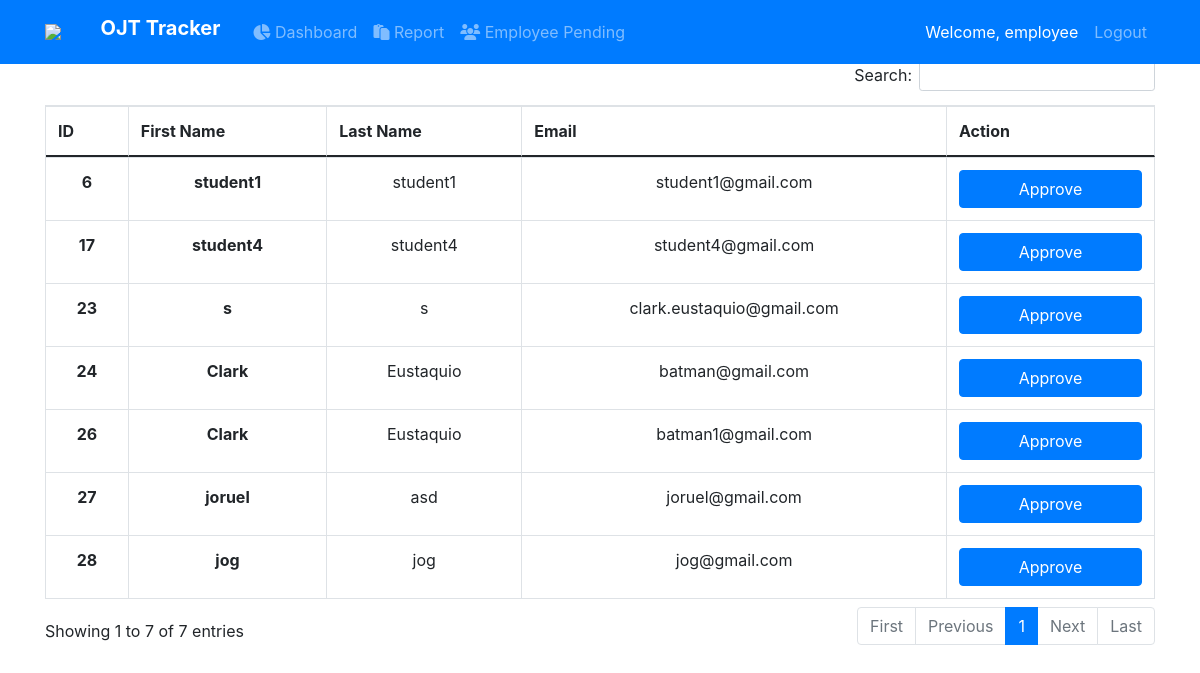
Page /employee-pending/ (signed in) on the committed database.
### accounts/models.py (models this page shows)
class CustomUser(AbstractUser):
    is_student = models.BooleanField(default=False)
    previous_day = models.DateField(null=True, blank=True)
    day_login = models.DateField(null=True, blank=True)
    is_switch = models.BooleanField(default=False)
    is_send = models.BooleanField(default=False)
    school_name = models.CharField(max_length=150, default='New Era')
    section_code = models.CharField(max_length=150, default='None')
    is_employee = models.BooleanField(default=False)
    is_teacher = models.BooleanField(default=False)
    teacher_students = models.ManyToManyField("self", blank=True)
    employee_students = models.ManyToManyField("self", blank=True)
    my_teacher = models.ForeignKey("self", blank=True, null=True, on_delete=models.CASCADE, related_name="student_teacher")
    my_employee = models.ForeignKey("self", blank=True, null=True, on_delete=models.CASCADE, related_name="student_employee")
    pending_employee = models.BooleanField(default=False)
    is_male = models.BooleanField(default=False)
    phone = models.CharField(max_length=20, null=True, blank=True)
    question = models.CharField(max_length=50, null=True, blank=True)
    answer = models.CharField(max_length=250, null=True, blank=True)
    is_student_approve = models.BooleanField(default=False)
    employer_student = models.ManyToManyField("self", blank=True)
    pending_teacher = models.BooleanField(default=False)
    accept_teacher = models.BooleanField(default=False)
    is_confirm_employer = models.BooleanField(default=False)

### blog/views.py (the view)
# urls.py: path('employee-pending/', views.employee_pending, name='employee_pending'),
@login_required
def employee_pending(request):
    if request.user.is_employee:
        if request.method == 'GET':
            username = request.user.username
            user = CustomUser.objects.get(username=username)
            students = user.employer_student.all()
            context = {
                'students': students
            }
            return render(
                request,
                'blog/employee_pending.html',
                context
            )
    else:
        if request.user.is_teacher:
            return redirect('/instructor-home')
        if request.user.is_student:
            return redirect('/home')

### blog/templates/blog/employee_pending.html (shortened to what this page needs)
 {% extends "blog/base.html"%}
{% block content %}
<head>
  <link rel="stylesheet" href="https://cdn.datatables.net/1.10.21/css/dataTables.bootstrap4.min.css">
</head>
<body style="margin-top:5%">
    <table id="student" class="table table-bordered dt-responsive">
        <thead class="text-center">
            <tr>
                <th scope="col">ID</th>
                <th scope="col">First Name</th>
                <th scope="col">Last Name</th>
                <th scope="col">Email</th>
                <th scope="col">Action</th>
            </tr>
        </thead>
        <tbody class="text-center">
            {% for student in students %}
                {% if not student.is_student_approve %}
                    <tr>
                        <th>{{ student.id }}</th>
                        <th>{{ student.first_name }}</th>
                        <td>{{ student.last_name }}</td>
                        <td>{{ student.username }}</td>
                        <td>
                            <form action="{% url 'approve_student' student.id %}" method="POST">
                                <button type="submit" class="btn btn-primary btn-block">
                                    Approve
                                </button>
                            </form>
                        </td>
                    </tr>
                {% endif %}
                {% endfor %}
        </tbody>
    </table>
<body>
{% endblock content%}

### blog/templates/blog/base.html (shortened to what this page needs)
{% load static %}
<!DOCTYPE html>
<html>
<head>
<link rel="stylesheet" href="https://cdn.datatables.net/1.10.21/css/dataTables.bootstrap4.min.css">
<link href="https://cdn.jsdelivr.net/npm/bootstrap@5.0.0-beta3/dist/css/bootstrap.min.css" rel="stylesheet">
  <link rel="stylesheet" href="https://stackpath.bootstrapcdn.com/font-awesome/4.7.0/css/font-awesome.min.css">
<link rel="stylesheet" href="https://cdnjs.cloudflare.com/ajax/libs/font-awesome/4.7.0/css/font-awesome.min.css">
    <link rel="stylesheet" href="https://maxcdn.bootstrapcdn.com/bootstrap/4.0.0/css/bootstrap.min.css">
    <link rel="stylesheet" type="text/css" href="{% static 'blog/main.css' %}">
</head>
<body>
    <header class="site-header">
      <nav class="navbar navbar-expand-md navbar-dark bg-primary fixed-top">
        <div class="container">
        {% if request.user.is_employee %}
          <img style="width:5%" src="http://www.neu.edu.ph/ccs/wp-content/uploads/2017/04/cropped-ccslogo.png"><a href="{% url 'employee_home' %}"><h5 class="navbar-brand mr-4 font-weight-bold">OJT Tracker</h5></a>
        {% endif %}
          <div class="collapse navbar-collapse"
                id="navbarToggle">
            {% if request.user.is_employee %}
              <div class="navbar-nav mr-auto">
                <a class="nav-item nav-link"
                  href="{% url 'employee_home' %}"><i class="fas fa-chart-pie"></i> Dashboard
                </a>
                <a class="nav-item nav-link"
                  href="{% url 'employee_report' %}"> <i class="fas fa-paste"></i> Report
                </a>
                <a class="nav-item nav-link"
                  href="{% url 'employee_pending' %}"> <i class="fas fa-users"></i> Employee Pending
                </a>
              </div>
            {% endif %}
              <div class="navbar-nav">
                {% if user.is_authenticated %}
                   {% if request.user.is_employee %}
                <a class="nav-item nav-link" style="color:white">
                Welcome, {{user.first_name}}
                </a>
                <a class="nav-item nav-link"
                href="{% url 'logout' %}">Logout
                </a>
                {%endif%}
              {%endif%}
              </div>
          </div>
        </div>
      </nav>
    </header>
    <main role="main"
          class="container">
      <div class="row">
        <div class="col">
          {% block content %}
          {% endblock %}
        </div>
    </main>
</body>
</html>

### blog/templates/blog/base.html (style rules this page uses)
img { width: 25%; -webkit-animation: mover 2s infinite alternate; animation: mover 1s infinite alternate; }

### rows in the picture
CustomUser: first_name "employee"
CustomUser: id "6", first_name "student1", last_name "student1", username "student1@gmail.com"
CustomUser: id "17", first_name "student4", last_name "student4", username "student4@gmail.com"
CustomUser: id "23", first_name "s", last_name "s", username "clark.eustaquio@gmail.com"
CustomUser: id "24", first_name "Clark", last_name "Eustaquio", username "batman@gmail.com"
CustomUser: id "26", first_name "Clark", last_name "Eustaquio", username "batman1@gmail.com"
CustomUser: id "27", first_name "joruel", last_name "asd", username "joruel@gmail.com"
CustomUser: id "28", first_name "jog", last_name "jog", username "jog@gmail.com"
